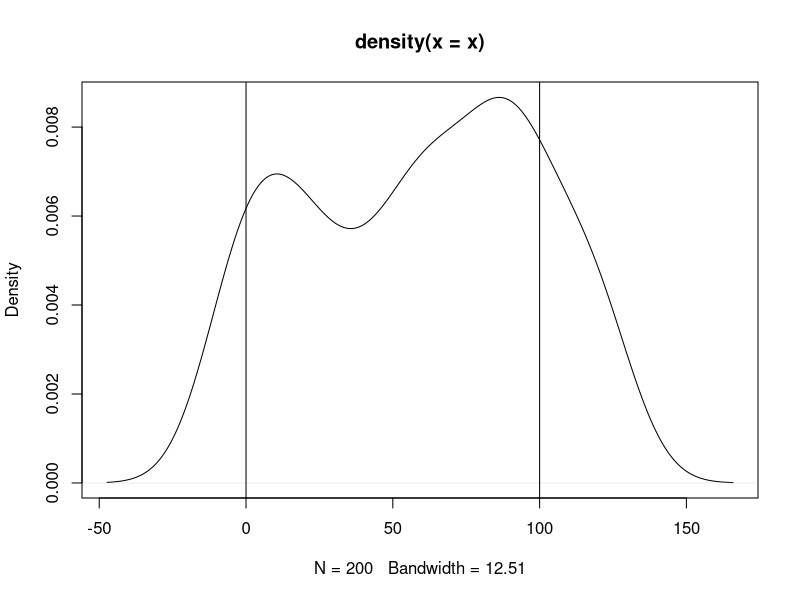

R code for this plot:
setClass("TemperatureDegree", contains = c("numeric"))
setClass("Celcius", contains = "TemperatureDegree")
setClass("Faranheit", contains = "TemperatureDegree")
setClass("Kelvin", contains = "TemperatureDegree")

setMethod("plot", "TemperatureDegree",
          function(x, y, ...) {
            plot(density(x), ...)
          })

setMethod("plot", "Celcius", function(x, y, ...) {
   callNextMethod(x, ...)
   abline(v = c(0, 100))
})


cc = new("Celcius", runif(200, -10, 130))

plot(cc)
